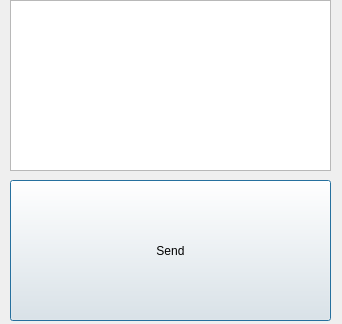
<?xml version="1.0" encoding="UTF-8"?>
<ui version="4.0">
 <class>AccViewServClass</class>
 <widget class="QDialog" name="AccViewServClass">
  <property name="geometry">
   <rect>
    <x>0</x>
    <y>0</y>
    <width>342</width>
    <height>324</height>
   </rect>
  </property>
  <property name="windowTitle">
   <string>AccViewServ</string>
  </property>
  <widget class="QPushButton" name="m_send">
   <property name="geometry">
    <rect>
     <x>10</x>
     <y>180</y>
     <width>321</width>
     <height>141</height>
    </rect>
   </property>
   <property name="text">
    <string>Send</string>
   </property>
  </widget>
  <widget class="QListWidget" name="m_txt">
   <property name="geometry">
    <rect>
     <x>10</x>
     <y>0</y>
     <width>321</width>
     <height>171</height>
    </rect>
   </property>
  </widget>
 </widget>
 <layoutdefault spacing="6" margin="11"/>
 <resources>
  <include location="accviewserv.qrc"/>
 </resources>
 <connections/>
</ui>
